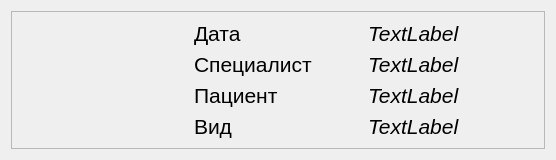
<?xml version="1.0" encoding="UTF-8"?>
<ui version="4.0">
 <class>VisitListItemWidget</class>
 <widget class="QWidget" name="VisitListItemWidget">
  <property name="geometry">
   <rect>
    <x>0</x>
    <y>0</y>
    <width>556</width>
    <height>156</height>
   </rect>
  </property>
  <property name="font">
   <font>
    <pointsize>16</pointsize>
   </font>
  </property>
  <property name="windowTitle">
   <string>Form</string>
  </property>
  <layout class="QGridLayout" name="gridLayout">
   <item row="3" column="0">
    <widget class="QFrame" name="frame">
     <property name="frameShape">
      <enum>QFrame::StyledPanel</enum>
     </property>
     <property name="frameShadow">
      <enum>QFrame::Raised</enum>
     </property>
     <layout class="QGridLayout" name="gridLayout_2">
      <item row="3" column="1">
       <widget class="QLabel" name="date_label">
        <property name="text">
         <string>Дата</string>
        </property>
       </widget>
      </item>
      <item row="4" column="1">
       <widget class="QLabel" name="doctor_label">
        <property name="text">
         <string>Специалист</string>
        </property>
       </widget>
      </item>
      <item row="5" column="1">
       <widget class="QLabel" name="animal_label">
        <property name="text">
         <string>Пациент</string>
        </property>
       </widget>
      </item>
      <item row="6" column="1">
       <widget class="QLabel" name="scep_label">
        <property name="text">
         <string>Вид</string>
        </property>
       </widget>
      </item>
      <item row="3" column="2">
       <widget class="QLabel" name="input_date_label">
        <property name="font">
         <font>
          <italic>true</italic>
         </font>
        </property>
        <property name="text">
         <string>TextLabel</string>
        </property>
       </widget>
      </item>
      <item row="4" column="2">
       <widget class="QLabel" name="input_doctor_label">
        <property name="font">
         <font>
          <italic>true</italic>
         </font>
        </property>
        <property name="text">
         <string>TextLabel</string>
        </property>
       </widget>
      </item>
      <item row="5" column="2">
       <widget class="QLabel" name="inpur_animal_label">
        <property name="font">
         <font>
          <italic>true</italic>
         </font>
        </property>
        <property name="text">
         <string>TextLabel</string>
        </property>
       </widget>
      </item>
      <item row="6" column="2">
       <widget class="QLabel" name="input_spec_label">
        <property name="font">
         <font>
          <italic>true</italic>
         </font>
        </property>
        <property name="text">
         <string>TextLabel</string>
        </property>
       </widget>
      </item>
      <item row="3" column="0" rowspan="4">
       <widget class="QLabel" name="label">
        <property name="minimumSize">
         <size>
          <width>40</width>
          <height>40</height>
         </size>
        </property>
        <property name="text">
         <string/>
        </property>
        <property name="pixmap">
         <pixmap resource="../res.qrc">:/ui/icons/stethoscope.png</pixmap>
        </property>
        <property name="alignment">
         <set>Qt::AlignCenter</set>
        </property>
       </widget>
      </item>
     </layout>
    </widget>
   </item>
  </layout>
 </widget>
 <resources>
  <include location="../res.qrc"/>
 </resources>
 <connections/>
</ui>
